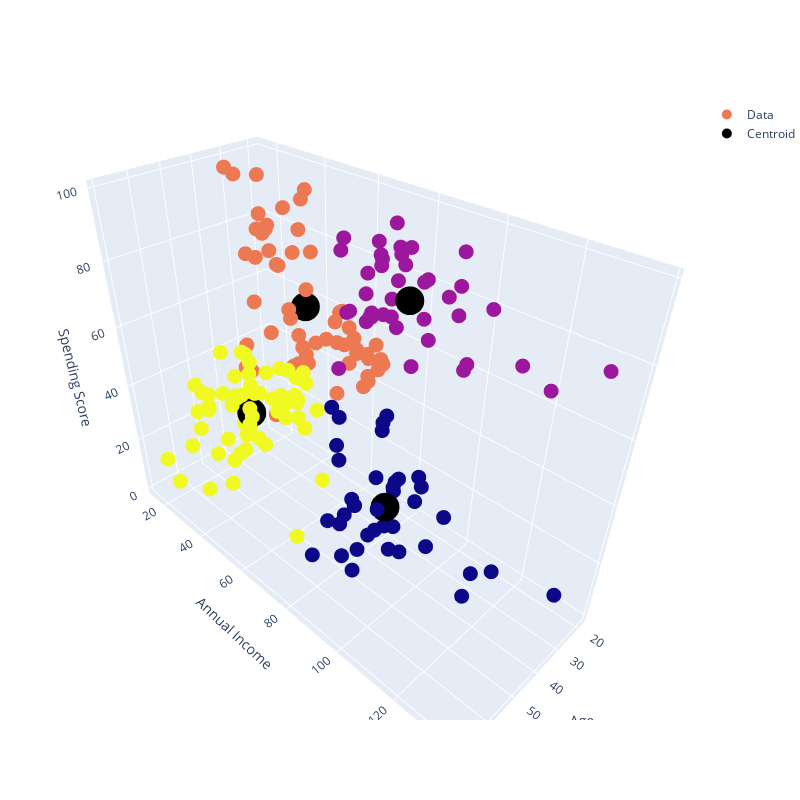

The cell this chart's notebook holds for it:
### Code cell
# 3d scatterplot using plotly
Scene = dict(xaxis = dict(title = 'Age'), yaxis = dict(title = 'Annual Income'),zaxis = dict(title = 'Spending Score'))
trace_0 = go.Scatter3d(x=df['Age'], y=df['Annual Income (k$)'], z=df['Spending Score (1-100)'], mode='markers', marker=dict(color = labels, size = 5, line=dict(color= labels, width = 10)), name='Data')
trace_1 = go.Scatter3d(x=centroids_df['centroid_x'], y=centroids_df['centroid_y'], z=centroids_df['centroid_z'], mode='markers', marker=dict(color = 'Black', size = 10), name='Centroid')
layout = go.Layout(margin=dict(l=0,r=0),scene = Scene,height = 800,width = 800)
data = [trace_0, trace_1]
fig = go.Figure(data = data, layout = layout)
fig.show()

### Figure 1 — Plotly figure (JSON) as saved in the notebook; plotly's stock layout.template omitted (floating-point values rounded to 4 significant figures; data arrays with more than 128 entries replaced by an {"elided": "..."} marker saying what was removed)
{"data": [{"marker": {"color": {"elided": "200 int values"}, "line": {"color": {"elided": "200 int values"}, "width": 10}, "size": 5}, "mode": "markers", "name": "Data", "type": "scatter3d", "x": {"elided": "200 int values"}, "y": {"elided": "200 int values"}, "z": {"elided": "200 int values"}}, {"marker": {"color": "Black", "size": 10}, "mode": "markers", "name": "Centroid", "type": "scatter3d", "x": [39.37, 32.88, 25.44, 53.98], "y": [86.5, 86.1, 40, 47.71], "z": [19.58, 81.53, 60.3, 39.97]}], "layout": {"height": 800, "margin": {"l": 0, "r": 0}, "scene": {"xaxis": {"title": {"text": "Age"}}, "yaxis": {"title": {"text": "Annual Income"}}, "zaxis": {"title": {"text": "Spending Score"}}}, "width": 800}}
